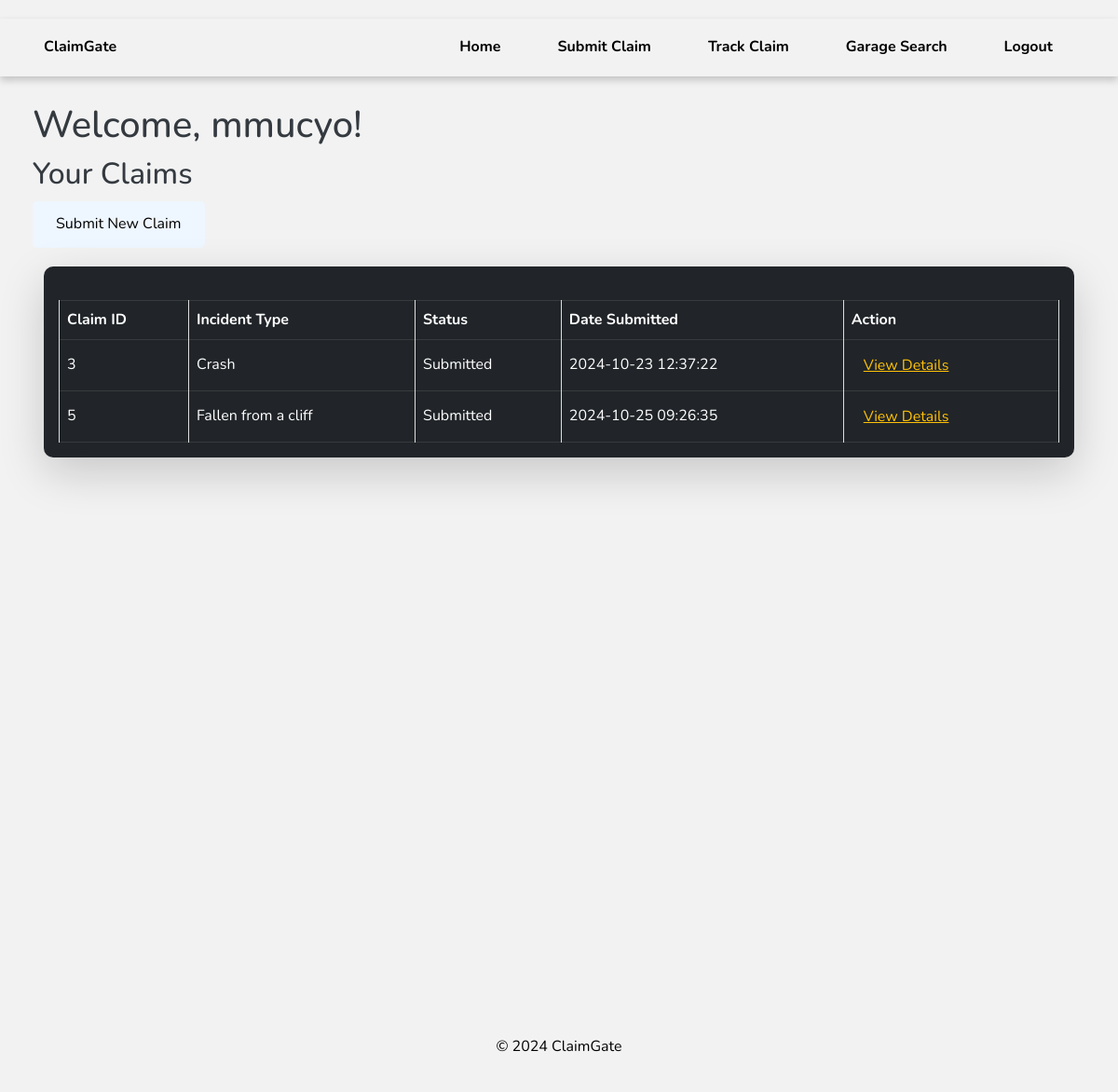
The app's page /views/index.php (signed in) with its own data.
### tables this page shows
CREATE TABLE IF NOT EXISTS `claims` (
  `id` int NOT NULL AUTO_INCREMENT,
  `policyholder_name` varchar(255) NOT NULL,
  `incident_type` varchar(255) NOT NULL,
  `description` text NOT NULL,
  `insurance_certificate` varchar(255) NOT NULL,
  `driving_license` varchar(255) NOT NULL,
  `log_book` varchar(255) NOT NULL,
  `police_report` varchar(255) NOT NULL,
  `damage_estimate` varchar(255) DEFAULT NULL,
  `third_party_name` varchar(255) DEFAULT NULL,
  `third_party_info` text,
  `claim_file` varchar(255) NOT NULL,
  `status` varchar(50) DEFAULT 'Submitted',
  `date_submitted` datetime DEFAULT CURRENT_TIMESTAMP,
  `user_id` int NOT NULL,
  PRIMARY KEY (`id`)
);

### views/index.php (the view, shortened to what this page needs)
<?php
require '../config/db.php';
$stmt = $pdo->prepare("SELECT * FROM claims WHERE user_id = :user_id");
$stmt->execute(['user_id' => $_SESSION['user_id']]);
$claims = $stmt->fetchAll(PDO::FETCH_ASSOC);
?>
<!DOCTYPE html>
<html lang="en">
<head>
    <link href="https://cdn.jsdelivr.net/npm/bootstrap@5.1.3/dist/css/bootstrap.min.css" rel="stylesheet">
    <link href="vendor/fontawesome-free/css/all.min.css" rel="stylesheet" type="text/css">
    <link rel="stylesheet" href="../css/styles.css">
</head>
<body>
    <header>
        <nav class="navbar navbar-expand-lg">
            <div class="container-fluid">
                <a class="navbar-brand" href="#">ClaimGate</a>
                <div class="collapse navbar-collapse" id="navbarNav">
                    <ul class="navbar-nav ms-auto">
                        <li class="nav-item">
                            <a class="nav-link" href="index.php">Home</a>
                        </li>
                        <li class="nav-item">
                            <a class="nav-link" href="submit_claim.php">Submit Claim</a>
                        </li>
                        <li class="nav-item">
                            <a class="nav-link" href="track_claim.php">Track Claim</a>
                        </li>
                        <li class="nav-item">
                            <a class="nav-link" href="garage_search.php">Garage Search</a>
                        </li>
                        <li class="nav-item">
                            <a class="nav-link" href="../controllers/AuthController.php?action=logout">Logout</a>
                        </li>
                    </ul>
                </div>
            </div>
        </nav>
    </header>
    <div class="container" style="padding: 5px;">
        <div>
            <h1 class="header-title">Welcome, <?php echo htmlspecialchars($_SESSION['username']); ?>!</h1>
            <h2 class="header-title">Your Claims</h2>
        </div>
        <button type="button" class="submit-btn">
            <a href="submit_claim.php" style="color: black; text-decoration: none;">Submit New Claim</a>
        </button>
        <section class="intro">
            <div class="bg-image">
                <div class="mask d-flex align-items-center h-auto" style="background-color: ;">
                    <div class="container">
                        <div class="row justify-content-center">
                            <div class="col-12">
                                <div class="card bg-dark shadow-lg">
                                    <div class="card-body">
                                        <div class="table-responsive">
                                            <?php if (count($claims) > 0): ?>
                                                <table class="table table-dark table-bordered mb-0">
                                                    <tr>
                                                        <th>Claim ID</th>
                                                        <th>Incident Type</th>
                                                        <th>Status</th>
                                                        <th>Date Submitted</th>
                                                        <th>Action</th>
                                                    </tr>
                                                    <?php foreach ($claims as $claim): ?>
                                                        <tr>
                                                            <td><?php echo htmlspecialchars($claim['id']); ?></td>
                                                            <td><?php echo htmlspecialchars($claim['incident_type']); ?></td>
                                                            <td><?php echo htmlspecialchars($claim['status']); ?></td>
                                                            <td><?php echo htmlspecialchars($claim['date_submitted']); ?></td>
                                                            <td>
                                                                <a class="btn btn-link text-warning"
                                                                    href="claim_detail.php?id=<?php echo $claim['id']; ?>">View
                                                                    Details</a>
                                                            </td>
                                                        </tr>
                                                    <?php endforeach; ?>
                                                </table>
                                            <?php else: ?>
                                                <p class="text-light">No claims found. <a class="text-warning"
                                                        href="submit_claim.php">Submit a new claim</a>.</p>
                                            <?php endif; ?>
                                        </div>
                                    </div>
                                </div>
                            </div>
                        </div>
                    </div>
                </div>
            </div>
        </section>
    </div>
    <footer class="footer">
        <p>&copy; 2024 ClaimGate</p>
    </footer>
</body>
</html>

### css/styles.css (style rules this page uses)
:root { --secondary-color: #f8f9fa; --accent-color: #3ba8f5; --text-color: #000; --border-radius: 5px; --table-bg-color: #f2f2f2; --font-family-sans-serif: "Nunito", -apple-system, BlinkMacSystemFont, "Segoe UI", Roboto, "Helvetica Neue", Arial, sans-serif, "Apple Color Emoji", "Segoe UI Emoji", "Segoe UI Symbol", "Noto Color Emoji"; --font-family-monospace: SFMono-Regular, Menlo, Monaco, Consolas, "Liberation Mono", "Courier New", monospace; }
body { font-family: 'Nunito', sans-serif; margin: 0; padding: 0; background-color: var(--secondary-color); color: var(--text-color); line-height: 1.6; display: flex; min-height: 100vh; flex-direction: column; }
h1, h2, h3 { color: var(--primary-color); margin-bottom: 10px; }
a { color: var(--accent-color); text-decoration: none; }
table { width: 100%; border-collapse: collapse; margin-top: 20px; background-color: var(--table-bg-color); }
th, td { border: 1px solid #ddd; padding: 8px; text-align: left; }
th { background-color: var(--primary-color); color: white; }
.submit-btn { background-color: var(--primary-color); color: white; padding: 12px 20px; border: none; border-radius: var(--border-radius); cursor: pointer; font-size: 16px; transition: background-color 0.3s ease; text-align: center; display: inline-block; }
.submit-btn a { text-decoration: none; color: white; display: inline-block; width: 100%; }
header { background-color: var(--primary-color); color: white; padding: 20px 0; text-align: center; }
nav ul { list-style: none; padding: 0; margin: 0; text-align: center; }
nav li { display: inline-block; margin: 0 15px; }
nav a { color: white; text-decoration: none; padding: 10px 15px; border-radius: var(--border-radius); transition: background-color 0.3s ease; }
footer { background-color: #f2f2f2; color: black; text-align: center; padding: 20px 0; margin-top: auto; }

### views/index.php (style rules this page uses)
body { font-family: 'Nunito', sans-serif; background-color: #f2f2f2; }
.navbar { box-shadow: 0 4px 8px rgba(0, 0, 0, 0.2); padding: 10px 20px; }
.navbar a { color: #333333; font-size: 16px; font-weight: bold; text-decoration: none; margin-right: 15px; }
.navbar-brand { font-weight: bold; font-size: 1.5rem; color: black !important; }
.nav-link { color: black !important; transition: color 0.3s; }
.header-title { text-align: left; margin-top: 3px; margin-bottom: 10px; color: #343a40; }
.submit-btn { background-color: #EEF6FF; color: #151617; padding: 12px 25px; border: none; border-radius: 5px; cursor: pointer; margin-bottom: 20px; transition: background-color 0.3s; }
.bg-image { background-size: cover; background-position: center; height: 100vh; }
.card { border: none; border-radius: 10px; }
.footer { text-align: center; padding: 20px; background-color: #f2f2f2; color: black; position: relative; bottom: 0; width: 100%; }
.table th, .table td { vertical-align: middle; }
.table-dark { background-color: #343a40; }
.text-warning { color: #ffc107 !important; }

### records on screen
claims: id "3", incident_type "Crash", status "Submitted", date_submitted "2024-10-23 12:37:22"
claims: id "5", incident_type "Fallen from a cliff", status "Submitted", date_submitted "2024-10-25 09:26:35"

### other values on screen
$_SESSION['username'] "mmucyo"
